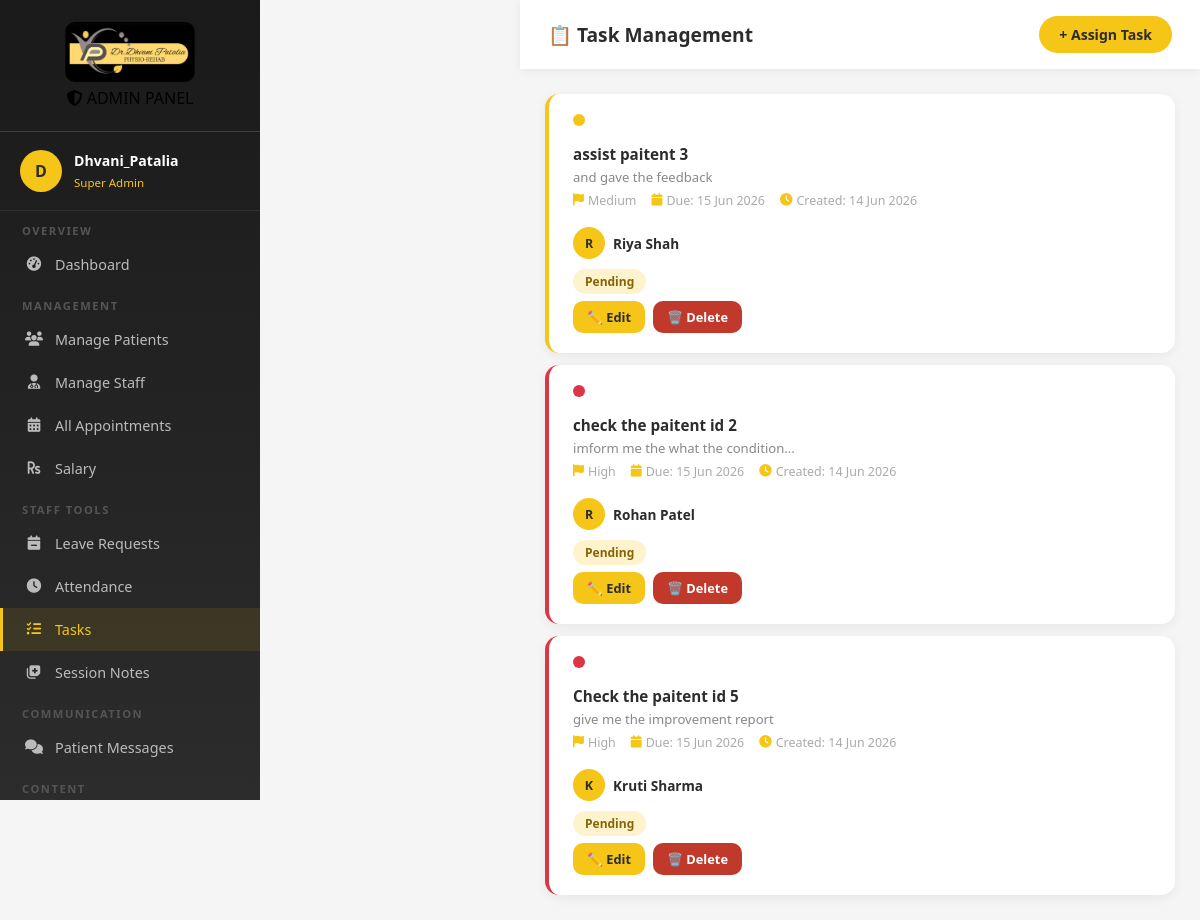
The page /admin-tasks/ (signed in) on the database its author committed.
### core/models.py (models this page shows, shortened)
class DailyTask(models.Model):
    PRIORITY_CHOICES = [
        ("low", "Low"),
        ("medium", "Medium"),
        ("high", "High"),
    ]
    STATUS_CHOICES = [
        ("pending", "Pending"),
        ("in_progress", "In Progress"),
        ("completed", "Completed"),
    ]
    assigned_to = models.ForeignKey(
        User, on_delete=models.CASCADE, related_name="tasks"
    )
    assigned_by = models.ForeignKey(
        User, on_delete=models.CASCADE, related_name="assigned_tasks"
    )
    title = models.CharField(max_length=200)
    description = models.TextField(blank=True)
    priority = models.CharField(
        max_length=10, choices=PRIORITY_CHOICES, default="medium"
    )
    status = models.CharField(max_length=20, choices=STATUS_CHOICES, default="pending")
    due_date = models.DateField(null=True, blank=True)
    created_at = models.DateTimeField(auto_now_add=True)
    completed_at = models.DateTimeField(null=True, blank=True)
    class Meta:
        ordering = ["-created_at"]

### core/views.py (the view)
# urls.py: path("admin-tasks/", views.admin_tasks, name="admin_tasks"),
@login_required
def admin_tasks(request):
    if not request.user.is_superuser:
        return redirect("client_dashboard")
    tasks = DailyTask.objects.all().select_related("assigned_to", "assigned_by")
    return render(request, "admin_tasks.html", {"tasks": tasks})

### templates/admin_tasks.html (shortened to what this page needs)
{% load static %}
<!DOCTYPE html>
<html lang="en">
<head>
    <link href="https://cdnjs.cloudflare.com/ajax/libs/font-awesome/6.4.0/css/all.min.css" rel="stylesheet">
</head>
<body>
    <aside class="sidebar">
        <div class="sidebar-logo">
            <img src="{% static 'images/Dhvani_Patalia.jpeg' %}" alt="Logo" />
            <div class="sidebar-logo-badge"><i class="fas fa-shield-alt"></i> ADMIN PANEL</div>
        </div>
        <div class="sidebar-user">
            <div class="user-avatar">{{ user.username|first|upper }}</div>
            <div class="user-info">
                <h4>{{ user.username }}</h4>
                <span>Super Admin</span>
            </div>
        </div>
        <div class="nav-scroll">
            <nav>
                <div class="nav-section">Overview</div>
                <a href="{% url 'admin_dashboard' %}" class="nav-item"><i class="fas fa-tachometer-alt"></i>
                    Dashboard</a>
                <div class="nav-section">Management</div>
                <a href="{% url 'admin_patients' %}" class="nav-item"><i class="fas fa-users"></i> Manage Patients</a>
                <a href="{% url 'admin_staff' %}" class="nav-item"><i class="fas fa-user-md"></i> Manage Staff</a>
                <a href="{% url 'admin_appointments' %}" class="nav-item"><i class="fas fa-calendar-alt"></i> All
                    Appointments</a>
                <a href="{% url 'admin_salary' %}" class="nav-item"><i class="fas fa-rupee-sign"></i> Salary</a>
                <div class="nav-section">Staff Tools</div>
                <a href="{% url 'admin_leaves' %}" class="nav-item"><i class="fas fa-calendar-minus"></i> Leave
                    Requests</a>
                <a href="{% url 'admin_attendance' %}" class="nav-item"><i class="fas fa-clock"></i> Attendance</a>
                <a href="{% url 'admin_tasks' %}" class="nav-item active"><i class="fas fa-tasks"></i> Tasks</a>
                <a href="{% url 'admin_session_notes' %}" class="nav-item"><i class="fas fa-notes-medical"></i> Session
                    Notes</a>
                <div class="nav-section">Communication</div>
                <a href="{% url 'admin_chat' %}" class="nav-item"><i class="fas fa-comments"></i> Patient Messages</a>
                <div class="nav-section">Content</div>
            </nav>
        </div>
    </aside>
    <div class="main-content">
        <div class="main-content">
            <div class="topbar">
                <h1>📋 Task Management</h1>
                <a href="{% url 'add_task' %}" class="btn-add">
                    + Assign Task
                </a>
            </div>
            <div class="dashboard-body">
                {% if tasks %}
                <div class="tasks-list">
                    {% for task in tasks %}
                    <div class="task-card {{ task.priority }}">
                        <div class="priority-dot dot-{{ task.priority }}"></div>
                        <div class="task-info">
                            <h3>{{ task.title }}</h3>
                            {% if task.description %}
                            <p>{{ task.description }}</p>
                            {% endif %}
                            <div class="task-meta">
                                <span>
                                    <i class="fas fa-flag"></i>
                                    {{ task.get_priority_display }}
                                </span>
                                {% if task.due_date %}
                                <span>
                                    <i class="fas fa-calendar"></i>
                                    Due: {{ task.due_date|date:"d M Y" }}
                                </span>
                                {% endif %}
                                <span>
                                    <i class="fas fa-clock"></i>
                                    Created: {{ task.created_at|date:"d M Y" }}
                                </span>
                            </div>
                        </div>
                        <div class="task-right">
                            <div class="staff-chip">
                                <div class="mini-avatar">
                                    {{ task.assigned_to.first_name|first|upper }}
                                </div>
                                <span class="staff-name">
                                    {{ task.assigned_to.get_full_name|default:task.assigned_to.username }}
                                </span>
                            </div>
                            <span class="badge badge-{{ task.status }}">
                                {{ task.get_status_display }}
                            </span>
                            <div style="display:flex;gap:8px;margin-top:10px;flex-wrap:wrap;">
                                <a href="{% url 'edit_task_admin' task.id %}"
                                    style="background:#F5C518;color:#2C2C2C;padding:7px 14px;border-radius:10px;font-size:.8em;font-weight:700;text-decoration:none;">
                                    ✏️ Edit
                                </a>
                                <a href="{% url 'delete_task_admin' task.id %}"
                                    style="background:#C0392B;color:#fff;padding:7px 14px;border-radius:10px;font-size:.8em;font-weight:700;text-decoration:none;">
                                    🗑️ Delete
                                </a>
                            </div>
                        </div>
                    </div>
                    {% endfor %}
                </div>
                {% endif %}
            </div>
        </div>
</body>
</html>

### templates/admin_tasks.html (style rules this page uses)
* { margin: 0; padding: 0; box-sizing: border-box; }
body { font-family: 'Segoe UI', sans-serif; background: #f5f5f5; display: flex; min-height: 100vh; }
.sidebar { width: 260px; height: 100vh; position: fixed; left: 0; top: 0; background: linear-gradient(180deg, #1a1a1a, #2C2C2C); overflow-y: auto; scrollbar-width: none; display: flex; flex-direction: column; }
.sidebar-logo { padding: 22px 20px; border-bottom: 1px solid rgba(245, 197, 24, 0.2); text-align: center; }
.sidebar-logo img { width: 130px; border-radius: 10px; }
.sidebar-user { padding: 18px 20px; border-bottom: 1px solid rgba(255, 255, 255, 0.08); display: flex; align-items: center; gap: 12px; }
.user-avatar { width: 42px; height: 42px; background: #F5C518; border-radius: 50%; display: flex; align-items: center; justify-content: center; font-weight: 800; color: #2C2C2C; flex-shrink: 0; }
.user-info h4 { color: white; font-size: 0.88em; }
.user-info span { color: #F5C518; font-size: 0.72em; }
.nav-section { padding: 12px 22px 5px; color: #555; font-size: 0.7em; text-transform: uppercase; letter-spacing: 1.5px; font-weight: 700; }
.nav-item { display: flex; align-items: center; gap: 12px; padding: 12px 22px; color: #bbb; text-decoration: none; font-size: 0.9em; transition: all 0.3s; border-left: 3px solid transparent; }
.nav-item:hover, .nav-item.active { background: rgba(245, 197, 24, 0.1); color: #F5C518; border-left-color: #F5C518; }
.nav-item i { width: 18px; text-align: center; }
.main-content { margin-left: 260px; flex: 1; }
.topbar { background: white; padding: 16px 28px; display: flex; align-items: center; justify-content: space-between; box-shadow: 0 2px 10px rgba(0, 0, 0, 0.06); position: sticky; top: 0; z-index: 50; }
.topbar h1 { font-size: 1.2em; color: #2C2C2C; font-weight: 700; }
.btn-add { background: #F5C518; color: #2C2C2C; padding: 9px 20px; border-radius: 20px; font-weight: 700; text-decoration: none; font-size: 0.88em; transition: all 0.3s; }
.dashboard-body { padding: 25px; }
.tasks-list { display: flex; flex-direction: column; gap: 12px; }
.task-card { background: white; border-radius: 14px; padding: 20px 24px; box-shadow: 0 3px 12px rgba(0, 0, 0, 0.06); display: flex; align-items: center; gap: 18px; border-left: 4px solid #eee; transition: all 0.3s; }
.task-card.high { border-left-color: #dc3545; }
.task-card.medium { border-left-color: #F5C518; }
.priority-dot { width: 12px; height: 12px; border-radius: 50%; flex-shrink: 0; }
.dot-high { background: #dc3545; }
.dot-medium { background: #F5C518; }
.task-info { flex: 1; }
.task-info h3 { font-size: 0.95em; font-weight: 700; color: #2C2C2C; margin-bottom: 4px; }
.task-info p { font-size: 0.82em; color: #888; margin-bottom: 6px; }
.task-meta { display: flex; gap: 15px; flex-wrap: wrap; }
.task-meta span { font-size: 0.78em; color: #aaa; display: flex; align-items: center; gap: 4px; }
.task-meta i { color: #F5C518; }
.task-right { text-align: right; flex-shrink: 0; }
.staff-chip { display: flex; align-items: center; gap: 8px; justify-content: flex-end; margin-bottom: 10px; }
.staff-name { font-size: 0.85em; font-weight: 600; color: #2C2C2C; }
.mini-avatar { width: 32px; height: 32px; background: #F5C518; border-radius: 50%; display: flex; align-items: center; justify-content: center; font-weight: 700; color: #2C2C2C; font-size: 0.78em; flex-shrink: 0; }
.badge { padding: 4px 12px; border-radius: 15px; font-size: 0.75em; font-weight: 700; }
.badge-pending { background: #fff3cd; color: #856404; }
@media (max-width:1200px) { .task-card { flex-direction: column; align-items: flex-start; } }
@media (max-width:1200px) { .task-right { width: 100%; text-align: left; } }
@media (max-width:1200px) { .staff-chip { justify-content: flex-start; } }

### rows shown on the page
DailyTask: title "assist paitent 3", description "and gave the feedback", priority "Medium", due_date "15 Jun 2026", created_at "14 Jun 2026", assigned_to.first_name|first "R", assigned_to.get_full_name "Riya Shah", status "Pending"
DailyTask: title "check the paitent id 2", description "imform me the what the condition...", priority "High", due_date "15 Jun 2026", created_at "14 Jun 2026", assigned_to.first_name|first "R", assigned_to.get_full_name "Rohan Patel", status "Pending"
DailyTask: title "Check the paitent id 5", description "give me the improvement report", priority "High", due_date "15 Jun 2026", created_at "14 Jun 2026", assigned_to.first_name|first "K", assigned_to.get_full_name "Kruti Sharma", status "Pending"

### other values the page prints
{{ user.username|first|upper }} "D"
{{ user.username }} "Dhvani_Patalia"
